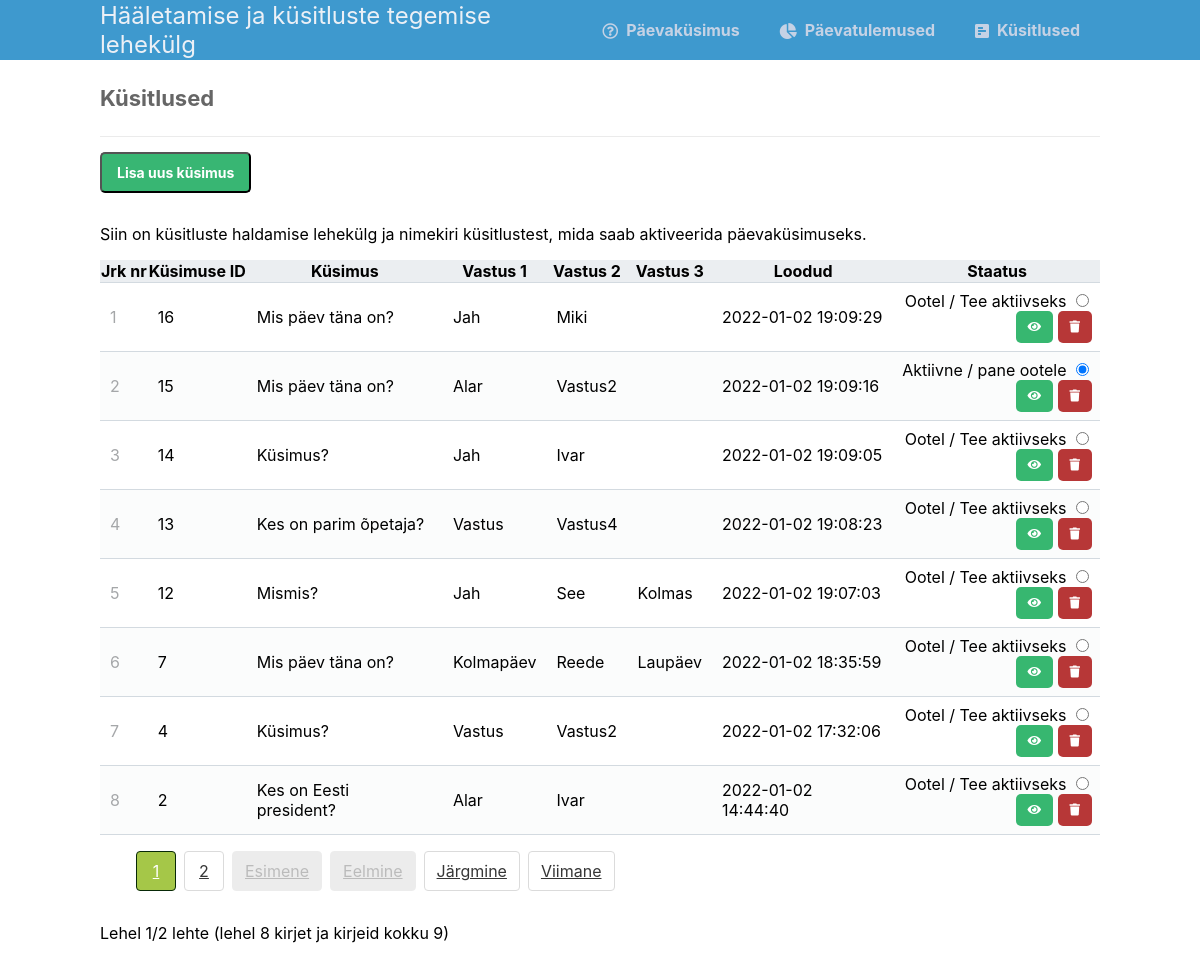
Page /questions_view.php on the committed database.
### tables this page shows
CREATE TABLE `questions` (
  `id_q` int(11) UNSIGNED NOT NULL,
  `question` varchar(255) NOT NULL,
  `answer_1` varchar(100) NOT NULL,
  `answer_2` varchar(100) NOT NULL,
  `answer_3` varchar(100) NOT NULL,
  `created` timestamp NOT NULL DEFAULT current_timestamp(),
  `status` int(1) NOT NULL DEFAULT 0
);

### pagination.php (called while the page is built, shortened)
<?php
try {
    $connection = new PDO($dsn, USERNAME, PASSWORD, $options);
    $connection->exec('SET NAMES utf8');
    $sql = 'SELECT COUNT(*) AS total FROM questions';
    $statement = $connection->prepare($sql);
    $statement->execute();
    $total = $statement->fetch(PDO::FETCH_ASSOC);
    $total = $total['total'];
} catch (PDOException $error) {
    $msg = 'Viga andmebaasist lugemisel: <br /> ' . ($error->getMessage());
}
if($total > 0) {
    if(isset($_GET['page'])) {
        $page = $_GET['page'];
    } else {
        $page = 1;
    }
} else {
    $page = 1;
}
$totalRows = $total;
$pageCount = (int)ceil($totalRows / MAXPERPAGE);
$nextStart = $page * MAXPERPAGE;
$start = $nextStart - MAXPERPAGE;
if($pageCount < MAX_BUTTONS) {
    $btnStart = 1;
    $btnEnd = $pageCount;
}
?>

### config/common.php (called while the page is built, shortened)
<?php
function escape($html) {
    return htmlspecialchars($html, ENT_QUOTES | ENT_SUBSTITUTE, 'UTF-8');
}

### questions_view.php (the view, shortened to what this page needs)
<?php
require 'templates/header.php';
require 'pagination.php';
try {
    $connection = new PDO($dsn, USERNAME, PASSWORD, $options);
    $connection->exec('SET NAMES utf8');
    $sql = 'SELECT * FROM questions ORDER BY id_q DESC LIMIT ' . $start . ', ' . MAXPERPAGE;
    $statement = $connection->prepare($sql);
    $statement->execute();
    $questions = $statement->fetchAll();
} catch (PDOException $error) {
    $msg = 'Viga andmebaasist lugemisel!' . ('<br /> SQL: <strong>' . $sql . '</strong><br />' . $error->getMessage());
}
?>
<div class="content home">
    <div class="">
        <div class="">
            <h2>Küsitlused</h2>
            <button class="create-poll" onclick="location.href='question_create_new.php'">Lisa uus küsimus</button>
            <p>Siin on küsitluste haldamise lehekülg ja nimekiri küsitlustest, mida saab aktiveerida päevaküsimuseks.</p>
            <table class="">
                <thead class="">
                    <tr>
                        <th>Jrk nr</th>
                        <th>Küsimuse ID</th>
                        <th>Küsimus</th>
                        <th>Vastus 1</th>
                        <th>Vastus 2</th>
                        <th>Vastus 3</th>
                        <th>Loodud</th>
                        <th>Staatus</th>
                    </tr>
                </thead>
                <tbody>
                    <?php $jrk = $start + 1; ?>
                    <?php foreach ($questions as $row) : ?>
                        <tr>
                            <td> <?php echo $jrk ?> </td>
                            <td> <?php echo $row['id_q']; ?> </td>
                            <td> <?php echo escape($row['question']); ?> </td>
                            <td> <?php echo escape($row['answer_1']); ?> </td>
                            <td> <?php echo escape($row['answer_2']); ?> </td>
                            <td> <?php echo escape($row['answer_3']); ?> </td>
                            <td> <?php echo escape($row['created']); ?> </td>
                            <?php if ($row['status'] == 0) { ?>
                                <td class="actions">
                                    <label for="status_0"> Ootel / Tee aktiivseks</label>
                                    <input id="status_0" type="radio" name="status" onclick="location.href='questions_view.php?id=<?php echo $row['id_q']; ?>&status=1'"><br>
                                    <a href="poll_result.php?id=<?php echo $row['id_q']; ?>" class="view"> <i class="fas fa-eye fa-xs"></i> </a>
                                    <a href="question_delete.php?id=<?php echo $row['id_q']; ?>" onclick="return confirm('Kas soovid küsimust: <?php echo $row['question']; ?>  kustutada?')" class="trash"><i class="fas fa-trash fa-xs"></i></a>
                                </td>
                            <?php } elseif ($row['status'] == 1) { ?>
                                <td class="actions">
                                    <label for="status_1"> Aktiivne / pane ootele </label>
                                    <input id="status_1" type="radio" name="status" checked onclick="location.href='questions_view.php?id=<?php echo $row['id_q']; ?>&status=0'"><br>
                                    <a href="poll_result.php?id=<?php echo $row['id_q']; ?>" class="view"> <i class="fas fa-eye fa-xs"></i> </a>
                                    <a href="question_delete.php?id=<?php echo $row['id_q']; ?>" onclick="return confirm('Kas soovid küsimust: <?php echo $row['question']; ?>  kustutada?')" class="trash"><i class="fas fa-trash fa-xs"></i></a>
                                </td>
                            <?php
                            } ?>
                        </tr>
                    <?php
                        $jrk++;
                    endforeach;
                    ?>
                </tbody>
            </table>
            <?php require 'templates/pagination.php'; ?>
        </div>
    </div>
</div>
<?php require 'templates/footer.php'; ?>

### templates/header.php (shortened to what this page needs)
<?php
require 'config/config.php';
require 'config/common.php';
try {
    $connection = new PDO($dsn, USERNAME, PASSWORD, $options);
    $connection->exec('SET NAMES utf8');
    $sql = 'SELECT * FROM questions  WHERE status = 1';
    $statement = $connection->prepare($sql);
    $statement->execute();
    $question = $statement->fetch(PDO::FETCH_ASSOC);
} catch (PDOException $error) {
    $msg = 'Viga andmebaasist lugemisel: ' . ('<br /> SQL: <strong>' . $sql . '</strong><br />' . $error->getMessage());
}
?>
<!DOCTYPE html>
<html lang="en">
<head>
    <link rel="stylesheet" href="css/style.css">
    <link rel="stylesheet" href="https://use.fontawesome.com/releases/v5.7.1/css/all.css">
</head>
<body>
    <nav class="navtop">
        <div>
            <h1>Hääletamise ja küsitluste tegemise lehekülg</h1>
            <a href="index.php"><i class="far fa-question-circle"></i>Päevaküsimus</a>
            <a href="poll_result2.php?id=<?php echo $question['id_q']; ?>"><i class="fas fa-chart-pie"></i>Päevatulemused</a>
            <a href="questions_view.php"><i class="fas fa-poll-h"></i>Küsitlused</a>
        </div>
    </nav>

### templates/pagination.php
<nav class="pagination" role="navigation" aria-label="pagination">
    <div class="pagination">
        <a href="?page=1" class="pagination-previous is-disabled" <?php echo ($page == 1) ? 'disabled' : null; ?>>Esimene</a>
        <a href="?page=<?php echo (($page - 1) == 0) ? "1" : ($page - 1); ?>" class="pagination-previous is-disabled" <?php echo ($page == 1) ? 'disabled' : null; ?>>Eelmine</a>
        <a href="?page=<?php echo (($page + 1) > $pageCount) ? $pageCount : $page + 1; ?>" class="pagination-next" <?php echo ($page >= $pageCount) ? 'disabled' : null; ?>>Järgmine</a>
        <a href="?page=<?php echo $pageCount; ?>" class="pagination-next" <?php echo ($page >= $pageCount) ? 'disabled' : null; ?>>Viimane</a>
        <ul class="pagination-list">
            <?php
            for ($i = $btnStart; $i <= $btnEnd; $i++) {
            ?>
                <li>
                    <a href="?page=<?php echo $i; ?>" class="pagination-link <?php echo ($page == $i) ? 'is-current' : null; ?>" aria-label="Page <?php echo $i; ?>" aria-current="page"><?php echo $i; ?></a>
                </li>
            <?php
            }
            ?>
        </ul>
    </div>
</nav>
<div class="content home">
    <p class="m-2">Lehel <?php echo $page; ?>/<?php echo $pageCount;
        echo ($pageCount == 1 ? ' leht' : ' lehte') ?> (lehel <?php echo count($questions);
            echo (count($questions) == 1 ? ' kirje' : ' kirjet') ?> ja kirjeid kokku <?php echo $totalRows; ?>)</p>
</div>

### rows in the picture
questions: id_q "16", question "Mis päev täna on?", answer_1 "Jah", answer_2 "Miki", created "2022-01-02 19:09:29"
questions: id_q "15", question "Mis päev täna on?", answer_1 "Alar", answer_2 "Vastus2", created "2022-01-02 19:09:16"
questions: id_q "14", question "Küsimus?", answer_1 "Jah", answer_2 "Ivar", created "2022-01-02 19:09:05"
questions: id_q "13", question "Kes on parim õpetaja?", answer_1 "Vastus", answer_2 "Vastus4", created "2022-01-02 19:08:23"
questions: id_q "12", question "Mismis?", answer_1 "Jah", answer_2 "See", answer_3 "Kolmas", created "2022-01-02 19:07:03"
questions: id_q "7", question "Mis päev täna on?", answer_1 "Kolmapäev", answer_2 "Reede", answer_3 "Laupäev", created "2022-01-02 18:35:59"
questions: id_q "4", question "Küsimus?", answer_1 "Vastus", answer_2 "Vastus2", created "2022-01-02 17:32:06"
questions: id_q "2", question "Kes on Eesti president?", answer_1 "Alar", answer_2 "Ivar", created "2022-01-02 14:44:40"

### other values in the picture
$page "1"
$pageCount "2"
count($questions) "8"
$totalRows "9"
